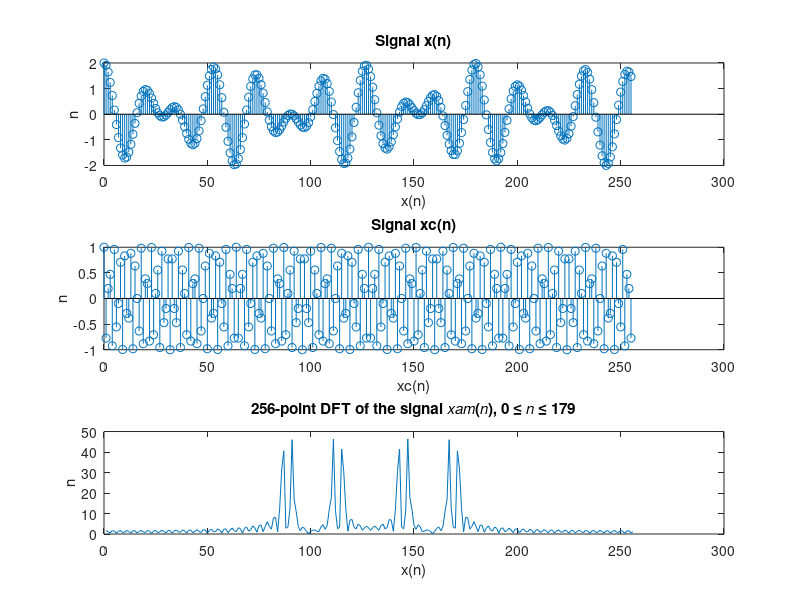

The MATLAB source for this figure:
%SubTask 2 - Frequency analysis of amplitude-modulated discrete-time
%signal-The discrete-time 𝑥(𝑛) = cos 2𝜋𝑓1𝑛 + cos 2𝜋𝑓2𝑛, 𝑓1 = 1/18, 𝑓2 =
% 5/128, modulates the amplitude of the carrier 𝑥𝑐(𝑛) = cos 2𝜋𝑓𝑐𝑛 with 
% 𝑓𝑐 = 50/128. The resulting amplitude-modulated signal is 𝑥am(𝑛) =
% 𝑥(𝑛)𝑥𝑐 (𝑛) = 𝑥(𝑛)cos 2𝜋𝑓𝑐𝑛

%a) Sketch the signals 𝑥(𝑛), 𝑥𝑐(𝑛), and 𝑥𝑎𝑚(𝑛), 0 ≤ 𝑛 ≤ 255.
n = 0:255;
f1 = 1/18; f2 = 5/128;
fc = 50/128;
xn = cos(2*pi*f1*n)+cos(2*pi*f2*n);%x[n]
xcn = cos(2*pi*fc*n);%xc[n]
xam = xn.*xcn;%xam[n]
subplot(3,1,1);
stem(n,xn);
title('Signal x(n)');
xlabel('x(n)');
ylabel('n');
subplot(3,1,2);
stem(n,xcn);
title('Signal xc(n)');
xlabel('xc(n)');
ylabel('n');
subplot(3,1,3);
stem(n,xam);
title('Signal xam(n)');
xlabel('xam(n)');
ylabel('n');

%b) Compute and sketch the 128-point DFT of the signal 𝑥𝑎𝑚(𝑛), 0 ≤ 𝑛 ≤ 127. N=128
dftxam1 = fft(xam(1:128),128);%calculating 128 point dft for 0<=n<=127
plot(abs(dftxam1));
title('128-point DFT of the signal 𝑥𝑎𝑚(𝑛), 0 ≤ 𝑛 ≤ 127');
xlabel('x(n)');
ylabel('n');

%c) Compute and sketch the 128-point DFT of the signal 𝑥𝑎𝑚(𝑛), 0 ≤ 𝑛 ≤ 99.
dftxam2 = fft(xam(1:100),128);%calculating 128 point dft for 0<=n<=99
plot(abs(dftxam2));
title('128-point DFT of the signal 𝑥𝑎𝑚(𝑛), 0 ≤ 𝑛 ≤ 99');
xlabel('x(n)');
ylabel('n');

%d) Compute and sketch the 256-point DFT of the signal 𝑥𝑎𝑚(𝑛), 0 ≤ 𝑛 ≤ 179.
dftxam3 = fft(xam(1:180),256);%calculating 256 point dft for 0<=n<=179
plot(abs(dftxam3));
title('256-point DFT of the signal 𝑥𝑎𝑚(𝑛), 0 ≤ 𝑛 ≤ 179');
xlabel('x(n)');
ylabel('n');





